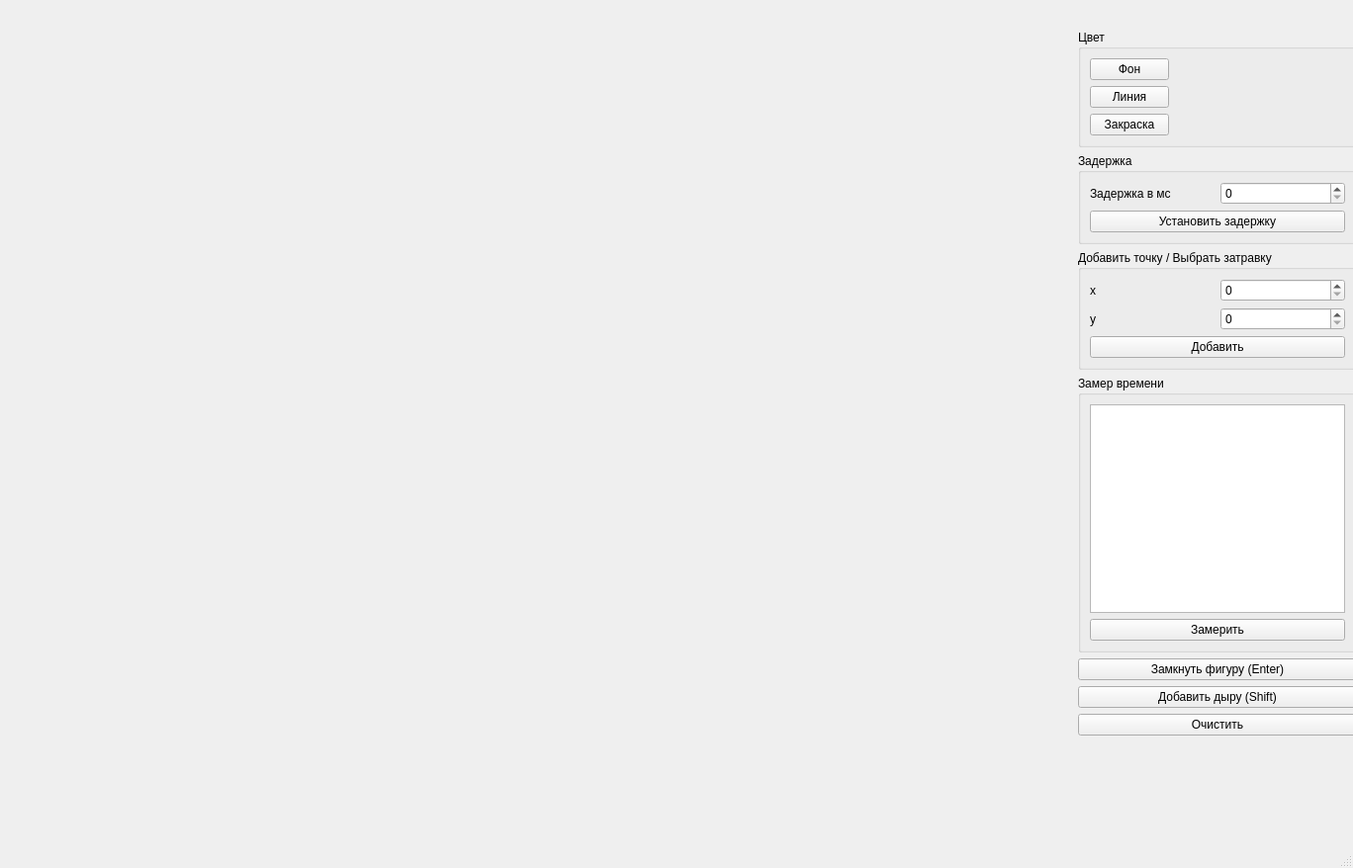
<?xml version="1.0" encoding="UTF-8"?>
<ui version="4.0">
 <class>MainWindow</class>
 <widget class="QMainWindow" name="MainWindow">
  <property name="geometry">
   <rect>
    <x>0</x>
    <y>0</y>
    <width>1368</width>
    <height>878</height>
   </rect>
  </property>
  <property name="windowTitle">
   <string>MainWindow</string>
  </property>
  <widget class="QWidget" name="centralwidget">
   <widget class="canvas" name="field" native="true">
    <property name="geometry">
     <rect>
      <x>20</x>
      <y>30</y>
      <width>1031</width>
      <height>801</height>
     </rect>
    </property>
   </widget>
   <widget class="QWidget" name="verticalLayoutWidget">
    <property name="geometry">
     <rect>
      <x>1090</x>
      <y>30</y>
      <width>282</width>
      <height>714</height>
     </rect>
    </property>
    <layout class="QVBoxLayout" name="verticalLayout">
     <item>
      <widget class="QGroupBox" name="groupBox">
       <property name="title">
        <string>Цвет</string>
       </property>
       <layout class="QFormLayout" name="formLayout">
        <item row="0" column="0">
         <widget class="QPushButton" name="bg_button">
          <property name="text">
           <string>Фон</string>
          </property>
         </widget>
        </item>
        <item row="1" column="0">
         <widget class="QPushButton" name="fg_button">
          <property name="text">
           <string>Линия</string>
          </property>
         </widget>
        </item>
        <item row="2" column="0">
         <widget class="QPushButton" name="paint_button">
          <property name="text">
           <string>Закраска</string>
          </property>
         </widget>
        </item>
        <item row="0" column="1">
         <widget class="color_view" name="bg_view" native="true">
          <property name="minimumSize">
           <size>
            <width>30</width>
            <height>20</height>
           </size>
          </property>
          <property name="maximumSize">
           <size>
            <width>30</width>
            <height>20</height>
           </size>
          </property>
         </widget>
        </item>
        <item row="1" column="1">
         <widget class="color_view" name="fg_view" native="true">
          <property name="minimumSize">
           <size>
            <width>30</width>
            <height>20</height>
           </size>
          </property>
          <property name="maximumSize">
           <size>
            <width>30</width>
            <height>20</height>
           </size>
          </property>
         </widget>
        </item>
        <item row="2" column="1">
         <widget class="color_view" name="paint_view" native="true">
          <property name="minimumSize">
           <size>
            <width>30</width>
            <height>20</height>
           </size>
          </property>
          <property name="maximumSize">
           <size>
            <width>30</width>
            <height>20</height>
           </size>
          </property>
         </widget>
        </item>
       </layout>
      </widget>
     </item>
     <item>
      <widget class="QGroupBox" name="groupBox_2">
       <property name="title">
        <string>Задержка</string>
       </property>
       <layout class="QGridLayout" name="gridLayout">
        <item row="0" column="1">
         <widget class="QSpinBox" name="delay_input">
          <property name="maximum">
           <number>999</number>
          </property>
         </widget>
        </item>
        <item row="0" column="0">
         <widget class="QLabel" name="label">
          <property name="text">
           <string>Задержка в мс</string>
          </property>
         </widget>
        </item>
        <item row="1" column="0" colspan="2">
         <widget class="QPushButton" name="delay_button">
          <property name="text">
           <string>Установить задержку</string>
          </property>
         </widget>
        </item>
       </layout>
      </widget>
     </item>
     <item>
      <widget class="QGroupBox" name="groupBox_3">
       <property name="title">
        <string>Добавить точку / Выбрать затравку</string>
       </property>
       <layout class="QGridLayout" name="gridLayout_2">
        <item row="2" column="0">
         <widget class="QLabel" name="label_3">
          <property name="text">
           <string>y</string>
          </property>
         </widget>
        </item>
        <item row="1" column="1">
         <widget class="QSpinBox" name="x_input">
          <property name="maximum">
           <number>999</number>
          </property>
         </widget>
        </item>
        <item row="2" column="1">
         <widget class="QSpinBox" name="y_input">
          <property name="maximum">
           <number>999</number>
          </property>
         </widget>
        </item>
        <item row="1" column="0">
         <widget class="QLabel" name="label_2">
          <property name="text">
           <string>x</string>
          </property>
         </widget>
        </item>
        <item row="3" column="0" colspan="2">
         <widget class="QPushButton" name="add_point_button">
          <property name="text">
           <string>Добавить</string>
          </property>
         </widget>
        </item>
       </layout>
      </widget>
     </item>
     <item>
      <widget class="QGroupBox" name="groupBox_4">
       <property name="title">
        <string>Замер времени</string>
       </property>
       <layout class="QVBoxLayout" name="verticalLayout_2">
        <item>
         <widget class="QListWidget" name="time_list"/>
        </item>
        <item>
         <widget class="QPushButton" name="time_button">
          <property name="text">
           <string>Замерить</string>
          </property>
         </widget>
        </item>
       </layout>
      </widget>
     </item>
     <item>
      <widget class="QPushButton" name="paint_fig_button">
       <property name="text">
        <string>Замкнуть фигуру (Enter)</string>
       </property>
      </widget>
     </item>
     <item>
      <widget class="QPushButton" name="add_hole">
       <property name="text">
        <string>Добавить дыру (Shift)</string>
       </property>
      </widget>
     </item>
     <item>
      <widget class="QPushButton" name="pushButton">
       <property name="text">
        <string>Очистить</string>
       </property>
      </widget>
     </item>
    </layout>
   </widget>
  </widget>
  <widget class="QMenuBar" name="menubar">
   <property name="geometry">
    <rect>
     <x>0</x>
     <y>0</y>
     <width>1368</width>
     <height>22</height>
    </rect>
   </property>
  </widget>
  <widget class="QStatusBar" name="statusbar"/>
 </widget>
 <customwidgets>
  <customwidget>
   <class>canvas</class>
   <extends>QWidget</extends>
   <header>canvas.h</header>
   <container>1</container>
  </customwidget>
  <customwidget>
   <class>color_view</class>
   <extends>QWidget</extends>
   <header>color_view.h</header>
   <container>1</container>
  </customwidget>
 </customwidgets>
 <resources/>
 <connections/>
</ui>
